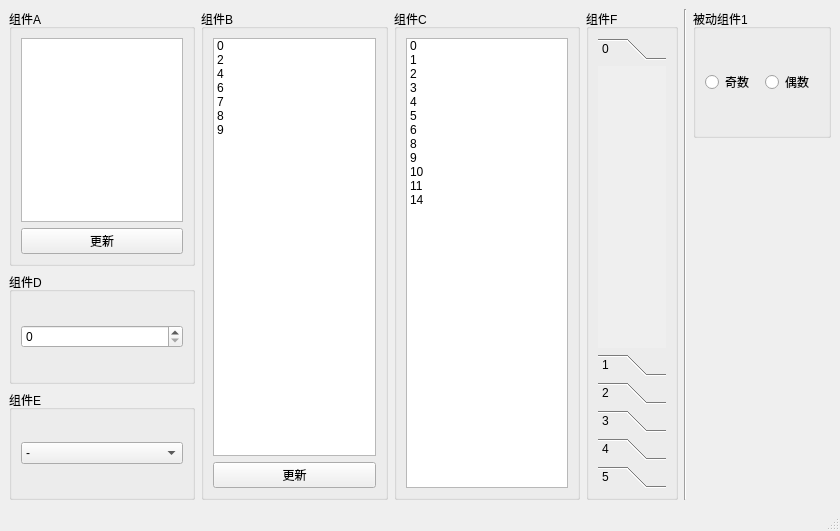
<?xml version="1.0" encoding="UTF-8"?>
<ui version="4.0">
 <class>MainWindow</class>
 <widget class="QMainWindow" name="MainWindow">
  <property name="geometry">
   <rect>
    <x>0</x>
    <y>0</y>
    <width>840</width>
    <height>531</height>
   </rect>
  </property>
  <property name="windowTitle">
   <string>MainWindow</string>
  </property>
  <widget class="QWidget" name="centralwidget">
   <layout class="QGridLayout" name="gridLayout">
    <item row="0" column="0" rowspan="2">
     <widget class="QGroupBox" name="groupBox">
      <property name="title">
       <string>组件A</string>
      </property>
      <layout class="QVBoxLayout" name="verticalLayout">
       <item>
        <widget class="QTextEdit" name="textEditA"/>
       </item>
       <item>
        <widget class="QPushButton" name="pushButtonA">
         <property name="text">
          <string>更新</string>
         </property>
        </widget>
       </item>
      </layout>
     </widget>
    </item>
    <item row="0" column="1" rowspan="4">
     <widget class="QGroupBox" name="groupBox_2">
      <property name="title">
       <string>组件B</string>
      </property>
      <layout class="QVBoxLayout" name="verticalLayout_2">
       <item>
        <widget class="QListWidget" name="listWidgetB">
         <item>
          <property name="text">
           <string>0</string>
          </property>
         </item>
         <item>
          <property name="text">
           <string>2</string>
          </property>
         </item>
         <item>
          <property name="text">
           <string>4</string>
          </property>
         </item>
         <item>
          <property name="text">
           <string>6</string>
          </property>
         </item>
         <item>
          <property name="text">
           <string>7</string>
          </property>
         </item>
         <item>
          <property name="text">
           <string>8</string>
          </property>
         </item>
         <item>
          <property name="text">
           <string>9</string>
          </property>
         </item>
        </widget>
       </item>
       <item>
        <widget class="QPushButton" name="pushButtonB">
         <property name="text">
          <string>更新</string>
         </property>
        </widget>
       </item>
      </layout>
     </widget>
    </item>
    <item row="0" column="2" rowspan="4">
     <widget class="QGroupBox" name="groupBox_3">
      <property name="title">
       <string>组件C</string>
      </property>
      <layout class="QVBoxLayout" name="verticalLayout_3">
       <item>
        <widget class="QListWidget" name="listWidgetC">
         <item>
          <property name="text">
           <string>0</string>
          </property>
         </item>
         <item>
          <property name="text">
           <string>1</string>
          </property>
         </item>
         <item>
          <property name="text">
           <string>2</string>
          </property>
         </item>
         <item>
          <property name="text">
           <string>3</string>
          </property>
         </item>
         <item>
          <property name="text">
           <string>4</string>
          </property>
         </item>
         <item>
          <property name="text">
           <string>5</string>
          </property>
         </item>
         <item>
          <property name="text">
           <string>6</string>
          </property>
         </item>
         <item>
          <property name="text">
           <string>8</string>
          </property>
         </item>
         <item>
          <property name="text">
           <string>9</string>
          </property>
         </item>
         <item>
          <property name="text">
           <string>10</string>
          </property>
         </item>
         <item>
          <property name="text">
           <string>11</string>
          </property>
         </item>
         <item>
          <property name="text">
           <string>14</string>
          </property>
         </item>
        </widget>
       </item>
      </layout>
     </widget>
    </item>
    <item row="0" column="3" rowspan="4">
     <widget class="QGroupBox" name="groupBox_8">
      <property name="title">
       <string>组件F</string>
      </property>
      <layout class="QHBoxLayout" name="horizontalLayout_2">
       <item>
        <widget class="QToolBox" name="toolBox">
         <property name="currentIndex">
          <number>0</number>
         </property>
         <widget class="QWidget" name="page">
          <attribute name="label">
           <string>0</string>
          </attribute>
         </widget>
         <widget class="QWidget" name="page1">
          <property name="geometry">
           <rect>
            <x>0</x>
            <y>0</y>
            <width>85</width>
            <height>279</height>
           </rect>
          </property>
          <attribute name="label">
           <string>1</string>
          </attribute>
         </widget>
         <widget class="QWidget" name="page2">
          <property name="geometry">
           <rect>
            <x>0</x>
            <y>0</y>
            <width>85</width>
            <height>279</height>
           </rect>
          </property>
          <attribute name="label">
           <string>2</string>
          </attribute>
         </widget>
         <widget class="QWidget" name="page3">
          <property name="geometry">
           <rect>
            <x>0</x>
            <y>0</y>
            <width>85</width>
            <height>279</height>
           </rect>
          </property>
          <attribute name="label">
           <string>3</string>
          </attribute>
         </widget>
         <widget class="QWidget" name="page4">
          <property name="geometry">
           <rect>
            <x>0</x>
            <y>0</y>
            <width>85</width>
            <height>279</height>
           </rect>
          </property>
          <attribute name="label">
           <string>4</string>
          </attribute>
         </widget>
         <widget class="QWidget" name="page5">
          <property name="geometry">
           <rect>
            <x>0</x>
            <y>0</y>
            <width>85</width>
            <height>279</height>
           </rect>
          </property>
          <attribute name="label">
           <string>5</string>
          </attribute>
         </widget>
        </widget>
       </item>
      </layout>
     </widget>
    </item>
    <item row="0" column="4" rowspan="4">
     <widget class="Line" name="line">
      <property name="orientation">
       <enum>Qt::Vertical</enum>
      </property>
     </widget>
    </item>
    <item row="0" column="5" colspan="2">
     <widget class="QGroupBox" name="groupBox_7">
      <property name="title">
       <string>被动组件1</string>
      </property>
      <layout class="QHBoxLayout" name="horizontalLayout">
       <item>
        <widget class="QRadioButton" name="radioButton_ji">
         <property name="text">
          <string>奇数</string>
         </property>
        </widget>
       </item>
       <item>
        <widget class="QRadioButton" name="radioButton_ou">
         <property name="text">
          <string>偶数</string>
         </property>
        </widget>
       </item>
      </layout>
     </widget>
    </item>
    <item row="2" column="0">
     <widget class="QGroupBox" name="groupBox_6">
      <property name="title">
       <string>组件D</string>
      </property>
      <layout class="QVBoxLayout" name="verticalLayout_6">
       <item>
        <widget class="QSpinBox" name="spinBox">
         <property name="maximum">
          <number>999999</number>
         </property>
        </widget>
       </item>
      </layout>
     </widget>
    </item>
    <item row="3" column="0">
     <widget class="QGroupBox" name="groupBox_5">
      <property name="title">
       <string>组件E</string>
      </property>
      <layout class="QVBoxLayout" name="verticalLayout_5">
       <item>
        <widget class="QComboBox" name="comboBox">
         <item>
          <property name="text">
           <string>-</string>
          </property>
         </item>
         <item>
          <property name="text">
           <string>1</string>
          </property>
         </item>
         <item>
          <property name="text">
           <string>2</string>
          </property>
         </item>
         <item>
          <property name="text">
           <string>3</string>
          </property>
         </item>
         <item>
          <property name="text">
           <string>4</string>
          </property>
         </item>
         <item>
          <property name="text">
           <string>5</string>
          </property>
         </item>
         <item>
          <property name="text">
           <string>6</string>
          </property>
         </item>
        </widget>
       </item>
      </layout>
     </widget>
    </item>
    <item row="1" column="5" rowspan="3" colspan="2">
     <spacer name="verticalSpacer">
      <property name="orientation">
       <enum>Qt::Vertical</enum>
      </property>
      <property name="sizeHint" stdset="0">
       <size>
        <width>138</width>
        <height>373</height>
       </size>
      </property>
     </spacer>
    </item>
   </layout>
  </widget>
  <widget class="QStatusBar" name="statusbar"/>
 </widget>
 <resources/>
 <connections/>
</ui>
